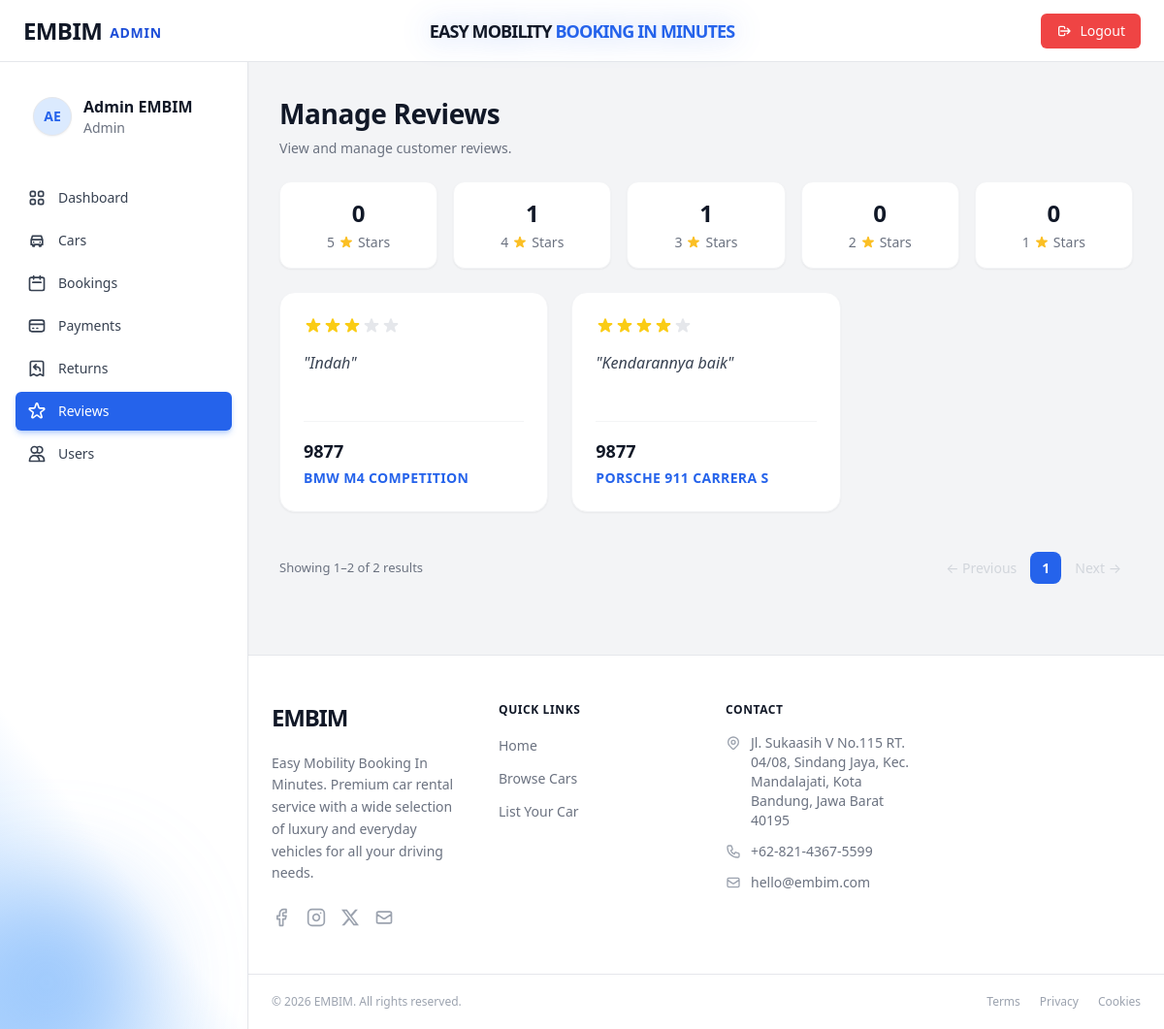
The page /admin/index.php?page=manage_reviews (signed in) on the database its author committed.
### tables this page shows
CREATE TABLE `reviews` (
  `id` int(11) NOT NULL,
  `user_id` int(11) NOT NULL,
  `car_id` int(11) NOT NULL,
  `booking_id` int(11) NOT NULL COMMENT 'Satu booking hanya bisa review sekali',
  `rating` tinyint(4) NOT NULL DEFAULT 5,
  `comment` text DEFAULT NULL,
  `created_at` datetime NOT NULL DEFAULT current_timestamp()
);

CREATE TABLE `users` (
  `id` int(11) NOT NULL,
  `full_name` varchar(100) NOT NULL,
  `email` varchar(150) NOT NULL,
  `password` varchar(255) NOT NULL COMMENT 'bcrypt hash',
  `phone` varchar(20) DEFAULT NULL,
  `address` text DEFAULT NULL,
  `role` enum('admin','user') NOT NULL DEFAULT 'user',
  `photo_profile` varchar(100) DEFAULT NULL,
  `photo_ktp` varchar(100) DEFAULT NULL,
  `photo_sim` varchar(100) DEFAULT NULL,
  `created_at` datetime NOT NULL DEFAULT current_timestamp(),
  `updated_at` datetime NOT NULL DEFAULT current_timestamp() ON UPDATE current_timestamp()
);

### admin/controllers/AdminReviewController.php (called while the page is built, shortened)
<?php
require_once __DIR__ . '/../models/ReviewModel.php';
class AdminReviewController {
    private ReviewModel $model;
    public function __construct() {
        $this->model = new ReviewModel();
    }
    public function manageReviews(): void {
        $allReviews = $this->model->getAllReviews();
        $stats = [1 => 0, 2 => 0, 3 => 0, 4 => 0, 5 => 0];
        foreach ($allReviews as $r) {
            $rating = (int) $r['rating'];
            if (isset($stats[$rating])) {
                $stats[$rating]++;
            }
        }
        $filteredReviews = [];
        foreach ($allReviews as $r) {
            $filteredReviews[] = $r;
        }
        $total      = count($filteredReviews);
        $perPage    = 6;
        $totalPages = max(1, (int) ceil($total / $perPage));
        $currentPage = max(1, min($totalPages, (int) ($_GET['p'] ?? 1)));
        $offset     = ($currentPage - 1) * $perPage;
        $reviews = array_slice($filteredReviews, $offset, $perPage);
        require_once __DIR__ . '/../views/manage_reviews.php';
    }
}

### admin/index.php (called while the page is built, shortened)
<?php
    require_once __DIR__ . '/config/database.php';
    require_once __DIR__ . '/controllers/AdminReviewController.php';
    $page = $_GET['page'] ?? 'dashboard';
    match ($page) {
        'add_car'               => (new DashboardController())->addCar(),
        'edit_car'              => (new DashboardController())->editCar(),
        'delete_car'            => (new DashboardController())->deleteCar(),
        'manage_cars'           => (new DashboardController())->manageCars(),
        'manage_bookings'       => (new AdminBookingController())->manageBookings(),
        'manage_payments'       => (new DashboardController())->managePayments(),
        'export_payments'       => (new DashboardController())->exportPayments(),
        'payment_detail'        => (new DashboardController())->paymentDetail(),
        'edit_payment'          => (new DashboardController())->editPayment(),
        'booking_detail'        => (new AdminBookingController())->bookingDetail(),
        'edit_booking'          => (new AdminBookingController())->editBooking(),
        'delete_booking'        => (new AdminBookingController())->deleteBooking(),
        'manage_users'          => (new UserController())->manageUsers(),
        'manage_returns'        => (new AdminReturnController())->manageReturns(),
        'add_return'            => (new AdminReturnController())->addReturn(),
        'return_detail'         => (new AdminReturnController())->returnDetail(),
        'edit_return'           => (new AdminReturnController())->editReturn(),
        'delete_return'         => (new AdminReturnController())->deleteReturn(),
        'manage_reviews'        => (new AdminReviewController())->manageReviews(),
        'delete_review'         => (new AdminReviewController())->deleteReview(),
        'edit_profile'          => (new ProfileController())->editProfile(),
        'api_check_bookings'    => (new AdminBookingController())->checkNewBookings(),
        'api_check_cancelled_bookings' => (new AdminBookingController())->checkCancelledBookings(),
        default                 => (new DashboardController())->dashboard(),
    };

### admin/config/database.php (called while the page is built, shortened)
<?php
function getPDO(): PDO {
    static $pdo = null;
    if ($pdo === null) {
        $dsn = sprintf('mysql:host=%s;dbname=%s;charset=%s', DB_HOST, DB_NAME, DB_CHARSET);
        $pdo = new PDO($dsn, DB_USER, DB_PASS, [
            PDO::ATTR_ERRMODE            => PDO::ERRMODE_EXCEPTION,
            PDO::ATTR_DEFAULT_FETCH_MODE => PDO::FETCH_ASSOC,
            PDO::ATTR_EMULATE_PREPARES   => false,
        ]);
    }
    return $pdo;
}

### admin/models/ReviewModel.php (called while the page is built, shortened)
<?php
require_once __DIR__ . '/../config/database.php';
class ReviewModel {
    private PDO $pdo;
    public function __construct() {
        $this->pdo = getPDO();
    }
    public function getAllReviews(): array {
        $stmt = $this->pdo->prepare("
            SELECT
                r.id,
                r.rating,
                r.comment,
                r.created_at,
                u.full_name as customer_name,
                u.id as user_id,
                CONCAT(c.brand, ' ', c.model) as car_name
            FROM `reviews` r
            JOIN `users` u ON u.id = r.user_id
            JOIN `cars` c ON c.id = r.car_id
            ORDER BY r.created_at DESC
        ");
        $stmt->execute();
        return $stmt->fetchAll(PDO::FETCH_ASSOC);
    }
}

### admin/views/manage_reviews.php (the view, shortened to what this page needs)
<?php require_once __DIR__ . '/partials/layout_top.php'; ?>
<div class="space-y-6 pb-10">
  <div class="page-heading">
    <h1>Manage Reviews</h1>
    <p>View and manage customer reviews.</p>
  </div>
  <?php $fRating = $_GET['rating'] ?? ''; ?>
  <div class="grid grid-cols-2 md:grid-cols-5 gap-4">
    <?php for ($i = 5; $i >= 1; $i--): ?>
      <?php
        $isSel = ($fRating === (string)$i);
        $activeClass = $isSel ? 'border-amber-500 ring-2 ring-amber-200 shadow-[0_0_20px_rgba(245,158,11,0.2)] bg-white' : 'border-gray-100 hover:border-amber-300 hover:shadow-[0_0_20px_rgba(251,191,36,0.3)] hover:-translate-y-1 bg-white';
      ?>
      <div onclick="handleFilter('rating', '<?= $i ?>')" class="bg-white rounded-xl shadow-sm border p-4 flex flex-col items-center justify-center transition-all duration-300 cursor-pointer <?= $activeClass ?>">
        <div class="text-2xl font-black text-gray-900 mb-1"><?= $stats[$i] ?? 0 ?></div>
        <div class="flex items-center gap-1 text-sm text-gray-500 font-medium">
          <?= $i ?> Stars
        </div>
      </div>
    <?php endfor; ?>
  </div>
  <?php if (empty($reviews)): ?>
    <div class="bg-white rounded-2xl shadow-sm border border-gray-100 p-10 text-center text-gray-500">
      No reviews found.
    </div>
  <?php else: ?>
    <div class="grid grid-cols-1 md:grid-cols-2 lg:grid-cols-3 gap-6">
      <?php foreach ($reviews as $r): ?>
        <div class="bg-white border border-gray-100 rounded-2xl p-6 shadow-sm relative group hover:shadow-md transition-shadow">
          <div class="flex text-yellow-400 mb-4">
          </div>
          <div class="mb-6 min-h-[3rem]">
            <p class="text-gray-700 italic">"<?= htmlspecialchars($r['comment'] ?: 'No comment provided') ?>"</p>
          </div>
          <hr class="border-gray-100 mb-4" />
          <div>
            <div class="font-bold text-gray-900 text-lg mb-1">
              <?= htmlspecialchars($r['customer_name']) ?>
            </div>
            <div class="font-bold text-blue-600 uppercase text-sm tracking-wide">
              <?= htmlspecialchars($r['car_name']) ?>
            </div>
          </div>
        </div>
      <?php endforeach; ?>
    </div>
  <?php endif; ?>
  <?php
    $baseUrl = '?page=manage_reviews' . ($fRating !== '' ? '&rating=' . urlencode($fRating) : '');
    $from = $total > 0 ? min($total, ($currentPage - 1) * $perPage + 1) : 0;
    $to   = min($total, $currentPage * $perPage);
  ?>
  <div class="embim-pagination">
    <p class="embim-pagination__info">Showing <?= $from ?>–<?= $to ?> of <?= $total ?> results</p>
    <div class="embim-pagination__pages">
      <?php if ($currentPage > 1): ?>
        <a href="<?= $baseUrl ?>&p=<?= $currentPage - 1 ?>" class="embim-pagination__btn">← Previous</a>
      <?php else: ?>
        <span class="embim-pagination__btn embim-pagination__btn--disabled">← Previous</span>
      <?php endif; ?>
      <?php for ($i = 1; $i <= $totalPages; $i++): ?>
        <?php if ($i === 1 || $i === $totalPages || abs($i - $currentPage) <= 1): ?>
          <a href="<?= $baseUrl ?>&p=<?= $i ?>" class="embim-pagination__btn <?= $i === $currentPage ? 'embim-pagination__btn--active' : '' ?>"><?= $i ?></a>
        <?php elseif (($i === 2 && $currentPage > 3) || ($i === $totalPages - 1 && $currentPage < $totalPages - 2)): ?>
          <span class="embim-pagination__btn embim-pagination__btn--disabled">…</span>
        <?php endif; ?>
      <?php endfor; ?>
      <?php if ($currentPage < $totalPages): ?>
        <a href="<?= $baseUrl ?>&p=<?= $currentPage + 1 ?>" class="embim-pagination__btn">Next →</a>
      <?php else: ?>
        <span class="embim-pagination__btn embim-pagination__btn--disabled">Next →</span>
      <?php endif; ?>
    </div>
  </div>
</div>
<?php require_once __DIR__ . '/partials/layout_bottom.php'; ?>

### admin/style/style.css (style rules this page uses)
:root { --color-primary: #2563eb; --color-primary-hover: #1d4ed8; --color-primary-light: #eff6ff; --color-primary-ring: rgba(37,99,235,.35); --color-danger: #ef4444; --color-danger-hover: #dc2626; --color-danger-light: #fef2f2; --color-success: #22c55e; --color-success-light: #f0fdf4; --color-warning-light: #fefce8; --color-purple-light: #faf5ff; --color-border: #e5e7eb; --color-border-soft: #f3f4f6; --color-bg: #f3f4f6; --color-bg-white: #ffffff; --color-text: #111827; --color-text-muted: #6b7280; --color-text-subtle: #9ca3af; --radius-sm: 4px; --radius-md: 8px; --radius-lg: 12px; --radius-xl: 16px; --radius-2xl: 24px; --shadow-sm: 0 1px 2px rgba(0,0,0,.06); --shadow-md: 0 4px 16px rgba(0,0,0,.10); --shadow-lg: 0 8px 32px rgba(0,0,0,.14); --transition: 150ms ease; --sidebar-w: 256px; --topbar-h: 64px; }
*, *::before, *::after { box-sizing: border-box; }
html { height: 100%; }
body { margin: 0; font-family: ui-sans-serif, system-ui, -apple-system, "Segoe UI", Roboto, "Helvetica Neue", Arial, sans-serif; background-color: var(--color-bg); color: var(--color-text); -webkit-font-smoothing: antialiased; -moz-osx-font-smoothing: grayscale; }
a { color: inherit; text-decoration: none; }
.embim-pagination { display: flex; align-items: center; justify-content: space-between; padding-top: 16px; border-top: 1px solid var(--color-border-soft); }
.embim-pagination__info { font-size: 13px; color: var(--color-text-muted); }
.embim-pagination__pages { display: flex; align-items: center; gap: 2px; font-size: 14px; }
.embim-pagination__btn { padding: 6px 12px; border-radius: var(--radius-md); color: var(--color-text-muted); transition: color var(--transition), background var(--transition); }
.embim-pagination__btn--active { background: var(--color-primary); color: #fff; font-weight: 600; }
.embim-pagination__btn--disabled { color: #d1d5db; pointer-events: none; }
.page-heading h1 { font-size: 28px; font-weight: 700; letter-spacing: -.4px; color: var(--color-text); margin: 0; }
.page-heading p { font-size: 14px; color: var(--color-text-muted); margin: 4px 0 0; }

### rows shown on the page
reviews: rating 3 (drawn), comment "Indah", user.full_name "9877", car_name "BMW M4 COMPETITION"
reviews: rating 4 (drawn), comment "Kendarannya baik", user.full_name "9877", car_name "PORSCHE 911 CARRERA S"

### other values the page prints
$adminInitials "AE"
$adminName "Admin EMBIM"
$link['label'] "Dashboard"
$link['label'] "Cars"
$link['label'] "Bookings"
$link['label'] "Payments"
$link['label'] "Returns"
$link['label'] "Reviews"
$link['label'] "Users"
$stats[$i] "0"
$stats[$i] "1"
$from "1"
$to "2"
$total "2"
